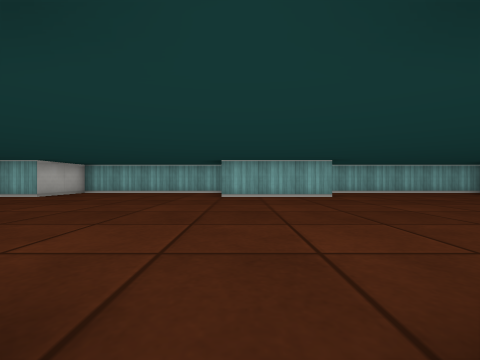
[1] (above)

23 first-person views from a walk through a cub3D level. The camera is about half as high as the walls, looks level and sees 90° across. The floor is counted in squares. Each view is taken from the middle of a square. On the plan, view 1 faces up. The plan holds only what a view shows up to about 9 squares ahead; the rest is blank.

[2]
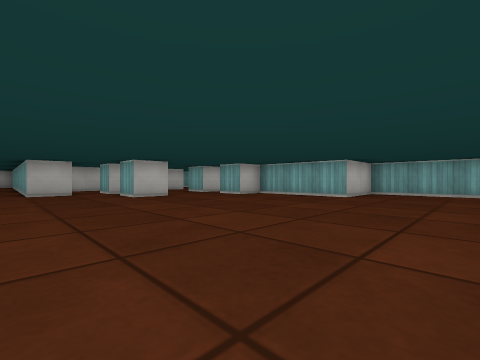

[3]
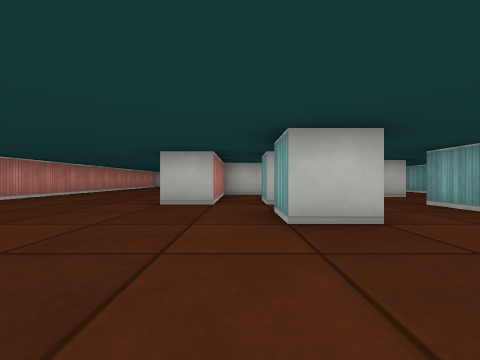

[4]
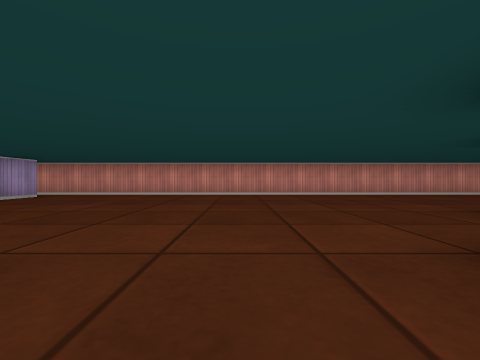

[5]
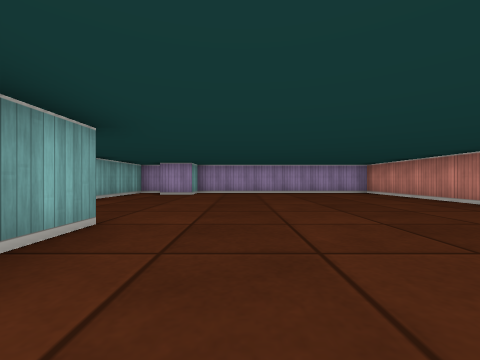

[6]
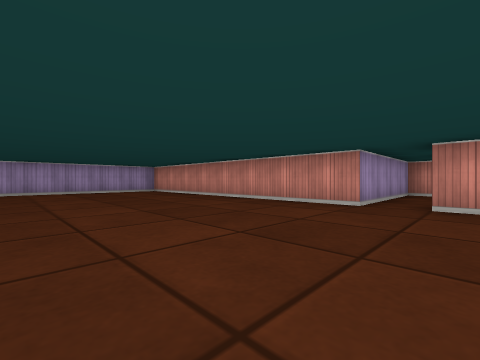

[7]
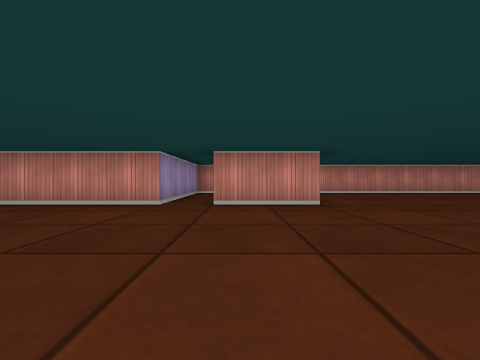

[8]
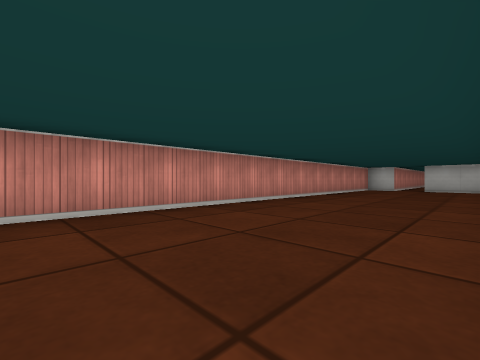

[9]
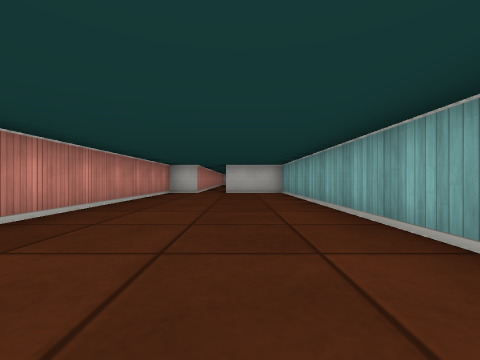

[10]
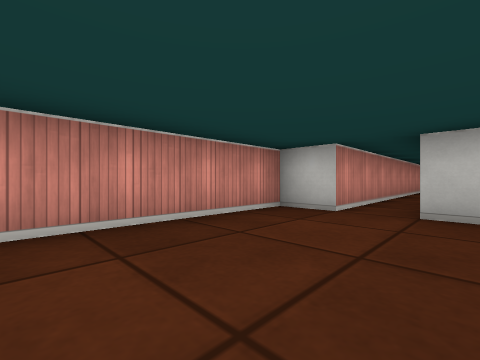

[11]
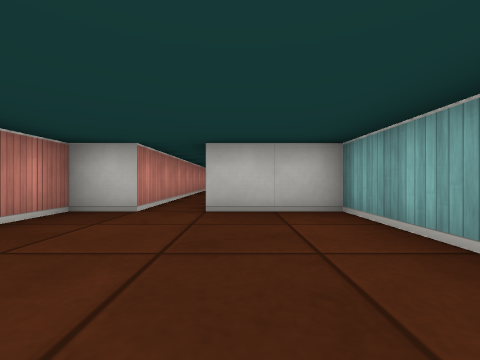

[12]
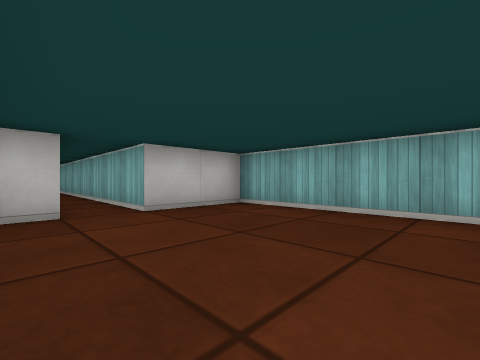

[13]
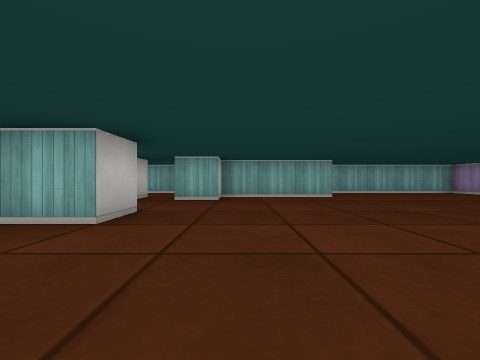

[14]
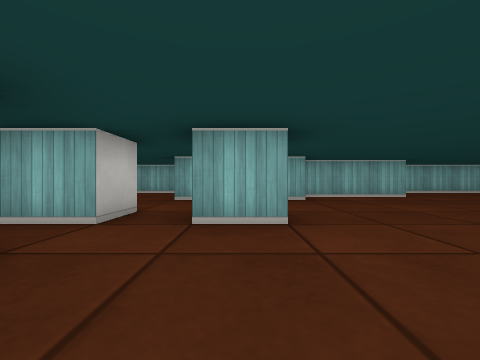

[15]
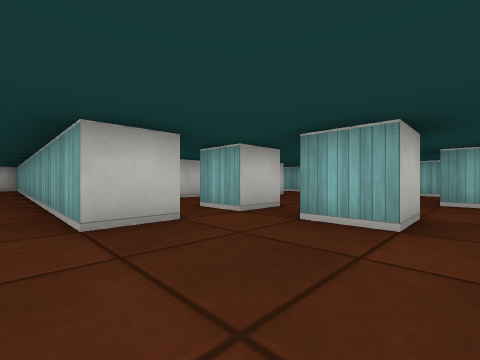

[16]
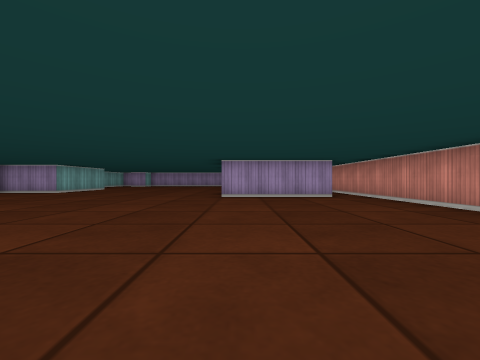

[17]
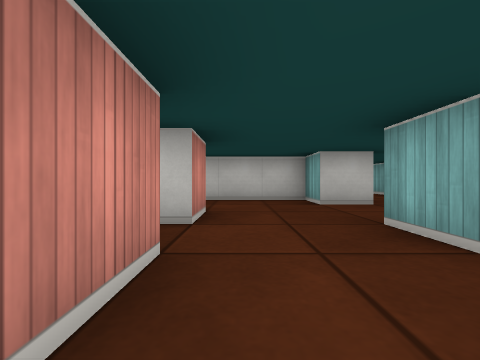

[18]
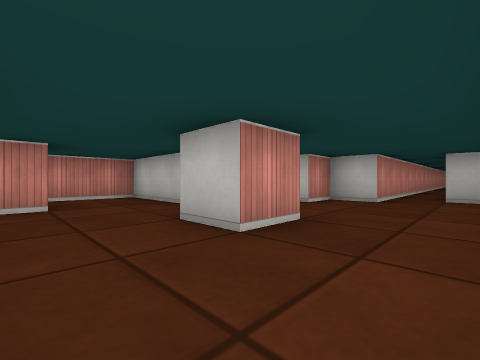

[19]
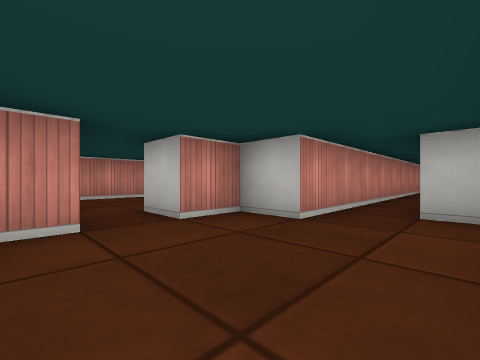

[20]
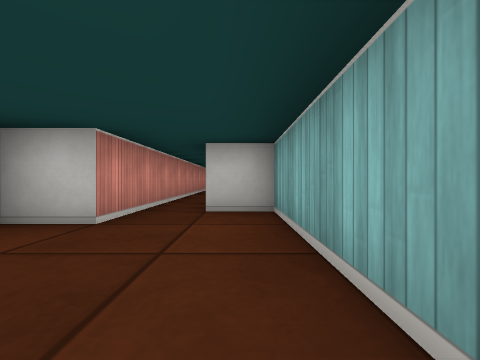

[21]
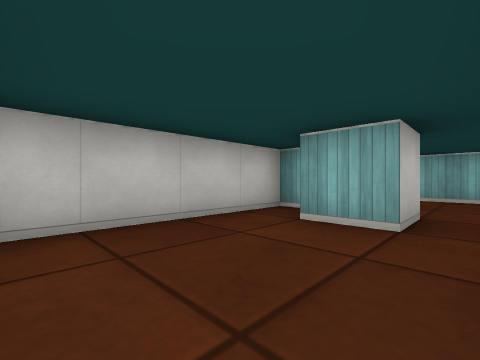

[22]
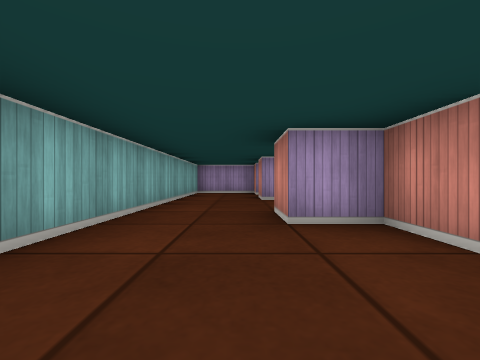

[23]
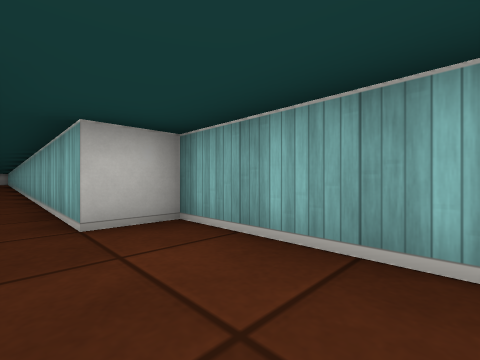

### Floor plan
Points are (right, up) in squares from view 1. A wall is a line through its corners. A room is listed if a view was taken in it or the views show most of it. See-through windows are left out.
Room 1 (view 1)
walls: (-2.5, -3.5) (0.5, -3.5) (0.5, 0.5)
ways out: opening at (-1.5, -3) to room 2; opening at (0, 0) to room 2
Room 2 (views 2, 3, 4, 5, 6, 7, 8, 9, 10, 11, 12, 13, 14, 15, 16, 17, 18, 19, 20)
walls: (-10.5, 3.5) (-9.5, 3.5) (-9.5, 2.5) (-10.5, 2.5); (-9.1, 6.5) (-8.5, 6.5) (-8.5, 5.5) (-9.5, 5.5); (-12.5, 3.5) (-11.5, 3.5) (-11.5, 2.5) (-12.5, 2.5); (-11.4, 6.5) (-10.5, 6.5) (-10.5, 5.5) (-11.5, 5.5); (-2.5, -2.6) (-2.5, 0.5) (-0.5, 0.5); (0.5, 0.5) (8.5, 0.5) (8.5, 6.5) (7.5, 6.5) (7.5, 7.5); (-14.5, 6.5) (-13.5, 6.5) (-13.5, 5.5) (-14.5, 5.5) (-14.5, 1.5) (-11.5, 1.5) (-11.5, 0.5) (-22.5, 0.5) (-22.5, -1.5) (-29.5, -1.5); (-15.5, 5.5) (-14.5, 5.5); (2.6, 6.5) (-0.5, 6.5) (-0.5, 8.5) (-5.5, 8.5) (-5.5, 6.5) (-8.5, 6.5) (-8.5, 8.5) (-15.5, 8.5); (8.5, 7.8) (8.5, 8.5) (3.2, 8.5); (-29.4, -2.5) (-22.5, -2.5) (-22.5, -3.5) (-2.5, -3.5)
ways out: opening at (-1.5, -3) to room 1; opening at (0, 0) to room 1; opening at (-14.5, 7.5) to room 4
Room 3 (view 21)
walls: (-16.5, 5.5) (-16.5, 4.5) (-17.5, 4.5); (-18, 5.5) (-18.5, 5.5) (-18.5, 2); (-17.5, 6.5) (-17.5, 5.5); (-17.9, 1.5) (-16.2, 1.5); (-14.5, 5.5) (-14.5, 6.5)
ways out: opening at (-16, 5.5) to room 4
Room 4 (views 22, 23)
walls: (-25.4, 6.5) (-17.5, 6.5); (-17.5, 5.5) (-16.5, 5.5); (-15.5, 8.5) (-18.5, 8.5) (-18.5, 7.5) (-28.1, 7.5)
ways out: opening at (-14.5, 7.5) to room 2; opening at (-16, 5.5) to room 3

Where each view was taken, in squares from view 1:
view 1: 0 up, 0 right, facing up
view 2: 0 up, 3 left, facing up-left
view 3: 2 up, 7 left, facing left
view 4: 4 up, 8 left, facing down
view 5: 5 up, 0 right, facing right
view 6: 5 up, 1 left, facing down-right
view 7: 5 up, 1 left, facing down
view 8: 0 up, 11 left, facing down-left
view 9: 1 down, 14 left, facing left
view 10: 1 down, 19 left, facing down-left
view 11: 1 down, 19 left, facing left
view 12: 3 down, 19 left, facing up-left
view 13: 0 up, 8 left, facing up
view 14: 0 up, 10 left, facing up
view 15: 0 up, 9 left, facing up-left
view 16: 0 up, 9 left, facing right
view 17: 4 up, 9 left, facing left
view 18: 8 up, 12 left, facing down-left
view 19: 8 up, 15 left, facing down-left
view 20: 8 up, 15 left, facing left
view 21: 2 up, 16 left, facing up-left
view 22: 7 up, 17 left, facing right
view 23: 7 up, 16 left, facing up-left
